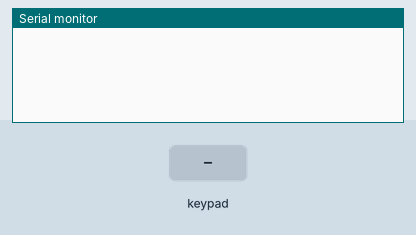
Simulated run of this sketch. Board: Arduino Mega 2560, built with avr-gcc and run on an emulated ATmega2560. Shown: the last lines printed to the serial monitor. The inputs (shaded band) are chosen by the test bench.

Above: at 1.2 s.
1.3 s: key '1' pressed
At 2.1 s:
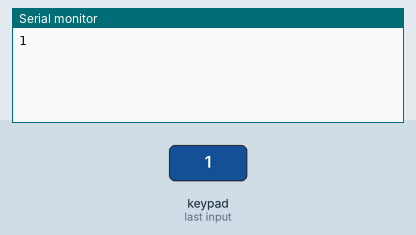
2.8 s: keypad keys 4 5 4 3 4 1 3 9 # pressed 0.4 s apart
At 7.2 s:
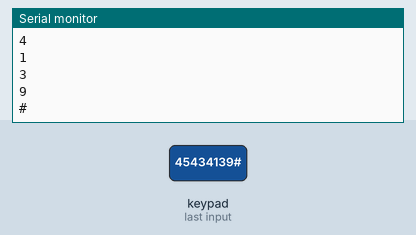
7.9 s: key 'A' pressed
At 8.4 s:
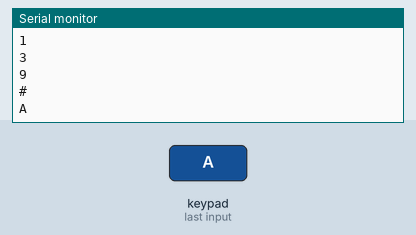
9.4 s: keypad keys 4 5 4 3 4 1 3 9 * pressed 0.4 s apart
At 13.3 s:
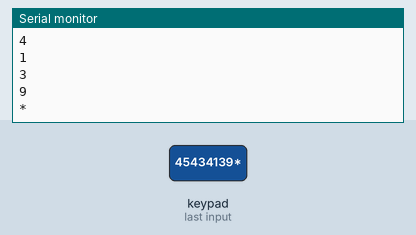
14.5 s: key 'B' pressed
At 15.7 s:
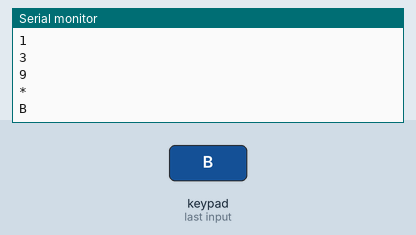
16.0 s: keypad keys 4 5 4 3 4 1 3 9 D pressed 0.4 s apart
At 20.5 s:
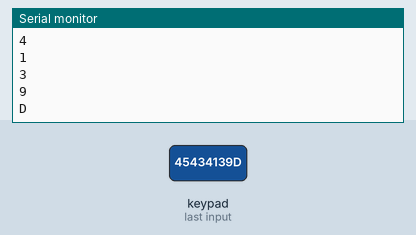
Timing chart, 0 to 22.0 s (numbered marks = the images above; inputs shaded):
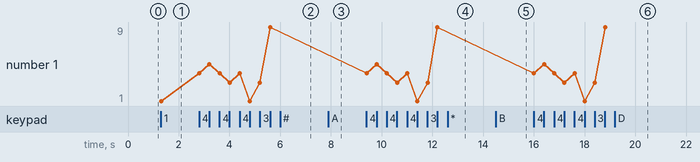

The sketch:

3_-_Teclado.ino
```cpp
// (licence header left out)
#include <Keypad.h> // Biblioteca do codigo

const byte LINHAS = 4; // Linhas do teclado
const byte COLUNAS = 4; // Colunas do teclado

const char TECLAS_MATRIZ[LINHAS][COLUNAS] = { // Matriz de caracteres (mapeamento do teclado)
  {'1', '2', '3', 'A'},
  {'4', '5', '6', 'B'},
  {'7', '8', '9', 'C'},
  {'*', '0', '#', 'D'}
};

//const byte PINOS_COLUNAS[COLUNAS] = {31, 33, 35, 37}; // Pinos de conexao com as linhas do teclado
//const byte PINOS_LINHAS[LINHAS] = {39, 41, 43, 45}; // Pinos de conexao com as colunas do teclado
//const byte PINOS_LINHAS[LINHAS] = {31, 33, 35, 37}; // Pinos de conexao com as linhas do teclado
//const byte PINOS_COLUNAS[COLUNAS] = {39, 41, 43, 45}; // Pinos de conexao com as colunas do teclado


const byte PINOS_LINHAS[COLUNAS] = {45, 43, 41, 39}; // Pinos de conexao com as linhas do teclado
const byte PINOS_COLUNAS[LINHAS] = {37, 35, 33, 31}; // Pinos de conexao com as colunas do teclado

Keypad teclado_personalizado = Keypad(makeKeymap(TECLAS_MATRIZ), PINOS_LINHAS, PINOS_COLUNAS, LINHAS, COLUNAS); // Inicia teclado

void setup() {
  Serial.begin(9600); // Inicia porta serial
}

void loop() {

  char leitura_teclas = teclado_personalizado.getKey(); // Atribui a variavel a leitura do teclado

  if (leitura_teclas) { // Se alguma tecla foi pressionada
    Serial.println(leitura_teclas); // Imprime a tecla pressionada na porta serial
  }

}
```

Measured:
- after the input at 1.3 s, the serial monitor: prints a new line at once (image 1)
- after the input at 2.8 s, the serial monitor: prints a new line at once (image 2)
- after the input at 7.9 s, the serial monitor: prints a new line at once (image 3)
- after the input at 9.4 s, the serial monitor: prints a new line at once (image 4)
- after the input at 14.5 s, the serial monitor: prints a new line at once (image 5)
- after the input at 16.0 s, the serial monitor: prints a new line at once (image 6)
- plotted number 1: 1 → 9 after the input at 2.8 s
